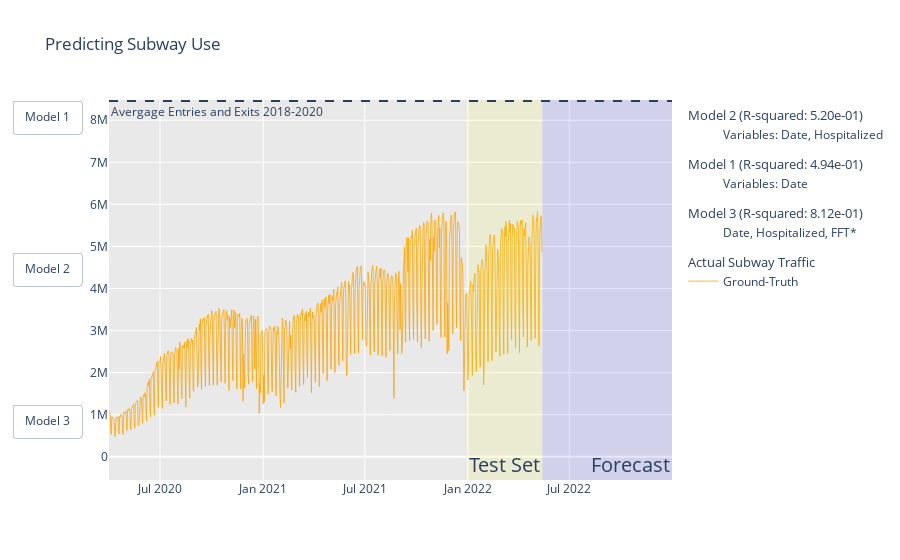

Here is the notebook cell this chart was saved with:
### Code cell
# Create traces
# fig = go.Figure()

def generate_figure(df):
    # df = df[df.TIME_OF_WEEK == 'Weekend']
    fig = make_subplots()
    
    medium = fig.add_trace(go.Scatter(x=df.DATE, y=df.pred_medium_model,
                        mode='lines',
                        # name='Prediction (Date, Hospitalized)',
                        opacity = 0,
                        line=dict(color='navy',width=1),
                        legendgroup="1",  # this can be any string, not just "group"
                        legendgrouptitle_text="Model 2 (R-squared: 5.20e-01)",
                        name="Variables: Date, Hospitalized"),
                        # row = 1,
                        # col = 1
                        )
    small = fig.add_trace(go.Scatter(x=df.DATE, y=df.pred_small_model,
                        mode='lines',
                        # name='Prediction (Date)',
                        opacity = 0,
                        line=dict(color='navy',width=1),
                        legendgroup="2",  # this can be any string, not just "group"
                        legendgrouptitle_text="Model 1 (R-squared: 4.94e-01)",
                        name="Variables: Date"),
                        # row = 2,
                        # col = 1
                        )
    large = fig.add_trace(go.Scatter(x=df.DATE, y=df.pred_large_model,
                        mode='lines',
                        # name='Prediction (Date, Hospitalized, Fourier)',
                        opacity =0 ,
                        line=dict(color='navy',width=1),
                        legendgroup="3",  # this can be any string, not just "group"
                        legendgrouptitle_text="Model 3 (R-squared: 8.12e-01)",
                        name="Date, Hospitalized, FFT*"),
                        # row = 3,
                        # col = 1
                        )
    fig.add_trace(go.Scatter(x=df[df.DATE <= '2022-05-13'].DATE, y=df.target,
                        mode='lines',
                        # name='Actual',
                        opacity = .8,
                        line=dict(color='orange', width=1),
                        legendgroup="4",  # this can be any string, not just "group"
                        legendgrouptitle_text="Actual Subway Traffic",
                        name="Ground-Truth"),
                        # row = 4,
                        # col = 1
                        )


    fig.add_vrect(x0="2022-01-01", x1="2022-05-13", 
              annotation_text="Test Set", annotation_position="bottom right",
              annotation=dict(font_size=20),
              fillcolor="yellow", opacity=0.1, line_width=0)
    fig.add_vrect(x0="2022-05-14", x1="2022-12-31", 
              annotation_text="Forecast", annotation_position="bottom right",
              annotation=dict(font_size=20),
              fillcolor="blue", opacity=0.1, line_width=0)

       # 8458403
    fig.add_hline(y=8458403, line_dash="dash",
       annotation_text="Avergage Entries and Exits 2018-2020", 
       annotation_position="bottom left")
    
    menuadjustment = 0.4
    buttonY = 1.4 - menuadjustment
    menu = []
    menu.append({})
    button = dict(method='restyle',
                  label='Model 1',
                  visible=True,
                  args=[{'visible':[False],
                         'opacity' : 0.1}, [1]],
                  args2 = [{'visible': [True, False, False],
                            'opacity' : 1}, [1, 0, 2]],
                 )
    menu[0]['buttons'] = [button]
    menu[0]['showactive'] = False
    menu[0]['y'] = buttonY

    buttonY = buttonY-menuadjustment
    menu.append({})
    button = dict(method='restyle',
                  label='Model 2',
                  visible=True,
                  args=[{'visible':False,
                         'opacity' : 0.1}, [0]],
                  args2 = [{'visible': [True, False, False],
                            'opacity' : 1}, [0, 1, 2]],
                 )
    menu[1]['buttons'] = [button]
    menu[1]['showactive'] = False
    menu[1]['y'] = buttonY

    buttonY = buttonY-menuadjustment
    menu.append({})
    button = dict(method='restyle',
                  label='Model 3',
                  visible=True,
                  args=[{'visible':False,
                         'opacity' : 0.1}, [2]],
                  args2 = [{'visible': [True, False, False],
                            'opacity' : 1}, [2, 0,1]],
                 )
    menu[2]['buttons'] = [button]
    menu[2]['showactive'] = False
    menu[2]['y'] = buttonY

    # fig.data[1].update(xaxis='x2')
    # fig.update_yaxes(title_text="Predicted")
    # fig.update_yaxes(title_text="Actual")
    # fig.update_layout(legend_title_text='Subway Use')
    fig.update_layout(title='Predicting Subway Use',
                    updatemenus = menu, plot_bgcolor='rgb(233,233,233)')
    for m in fig.layout.updatemenus:
        m['type'] = 'buttons'
    fig['data'][0]['showlegend']=True
    fig.write_html("./images/subway_use_regression_date_hosp_with_fourier.html")
    
    return fig
generate_figure(vis_df).show()

### Figure 1 — Plotly figure (JSON) as saved in the notebook; plotly's stock layout.template omitted (floating-point values rounded to 4 significant figures; data arrays with more than 128 entries replaced by an {"elided": "..."} marker saying what was removed)
{"data": [{"legendgroup": "1", "legendgrouptitle": {"text": "Model 2 (R-squared: 5.20e-01)"}, "line": {"color": "navy", "width": 1}, "mode": "lines", "name": "Variables: Date, Hospitalized", "opacity": 0, "showlegend": true, "type": "scatter", "x": {"elided": "1005 str values"}, "y": {"elided": "1005 float values"}}, {"legendgroup": "2", "legendgrouptitle": {"text": "Model 1 (R-squared: 4.94e-01)"}, "line": {"color": "navy", "width": 1}, "mode": "lines", "name": "Variables: Date", "opacity": 0, "type": "scatter", "x": {"elided": "1005 str values"}, "y": {"elided": "1005 float values"}}, {"legendgroup": "3", "legendgrouptitle": {"text": "Model 3 (R-squared: 8.12e-01)"}, "line": {"color": "navy", "width": 1}, "mode": "lines", "name": "Date, Hospitalized, FFT*", "opacity": 0, "type": "scatter", "x": {"elided": "1005 str values"}, "y": {"elided": "1005 float values"}}, {"legendgroup": "4", "legendgrouptitle": {"text": "Actual Subway Traffic"}, "line": {"color": "orange", "width": 1}, "mode": "lines", "name": "Ground-Truth", "opacity": 0.8, "type": "scatter", "x": {"elided": "773 str values"}, "y": {"elided": "1005 float values"}}], "layout": {"annotations": [{"font": {"size": 20}, "showarrow": false, "text": "Test Set", "x": "2022-05-13", "xanchor": "right", "xref": "x", "y": 0, "yanchor": "bottom", "yref": "y domain"}, {"font": {"size": 20}, "showarrow": false, "text": "Forecast", "x": "2022-12-31", "xanchor": "right", "xref": "x", "y": 0, "yanchor": "bottom", "yref": "y domain"}, {"showarrow": false, "text": "Avergage Entries and Exits 2018-2020", "x": 0, "xanchor": "left", "xref": "x domain", "y": 8458403, "yanchor": "top", "yref": "y"}], "plot_bgcolor": "rgb(233,233,233)", "shapes": [{"fillcolor": "yellow", "line": {"width": 0}, "opacity": 0.1, "type": "rect", "x0": "2022-01-01", "x1": "2022-05-13", "xref": "x", "y0": 0, "y1": 1, "yref": "y domain"}, {"fillcolor": "blue", "line": {"width": 0}, "opacity": 0.1, "type": "rect", "x0": "2022-05-14", "x1": "2022-12-31", "xref": "x", "y0": 0, "y1": 1, "yref": "y domain"}, {"line": {"dash": "dash"}, "type": "line", "x0": 0, "x1": 1, "xref": "x domain", "y0": 8458403, "y1": 8458403, "yref": "y"}], "title": {"text": "Predicting Subway Use"}, "updatemenus": [{"buttons": [{"args": [{"opacity": 0.1, "visible": [false]}, [1]], "args2": [{"opacity": 1, "visible": [true, false, false]}, [1, 0, 2]], "label": "Model 1", "method": "restyle", "visible": true}], "showactive": false, "type": "buttons", "y": 1.0}, {"buttons": [{"args": [{"opacity": 0.1, "visible": false}, [0]], "args2": [{"opacity": 1, "visible": [true, false, false]}, [0, 1, 2]], "label": "Model 2", "method": "restyle", "visible": true}], "showactive": false, "type": "buttons", "y": 0.6}, {"buttons": [{"args": [{"opacity": 0.1, "visible": false}, [2]], "args2": [{"opacity": 1, "visible": [true, false, false]}, [2, 0, 1]], "label": "Model 3", "method": "restyle", "visible": true}], "showactive": false, "type": "buttons", "y": 0.2}], "xaxis": {"anchor": "y", "domain": [0, 1]}, "yaxis": {"anchor": "x", "domain": [0, 1]}}}
